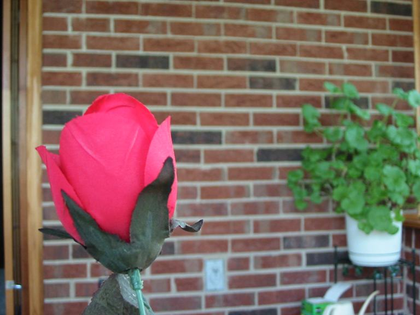
%> input picture baselines/DSIFT-MFIF/sourceimages/flower_1.tif, 420 x 315 px, shrunk from 640 x 480 before the run
$ octave Script.m   (GNU Octave 9; MATLAB toolbox functions it lacks are replaced by stand-ins)
%> lines starting %> are read from the running program, lines starting %| are printed output that depends on the picture; in (x1, y1, x2, y2) boxes, pixels count from 0 and x2, y2 are one past the last pixel; in counts of white or black regions, pixels touching at a corner belong together; the program's own positions count from 1
### baselines/DSIFT-MFIF/DSIFT_Fusion.m
% reference only, not used at runtime
function F = DSIFT_Fusion(A,B,scale,blocksize,matching)

img1=double(A);
img2=double(B);

if size(A,3)>1
    img1_gray=double(rgb2gray(A));
    img2_gray=double(rgb2gray(B));
else
    img1_gray=img1;
    img2_gray=img2;
end

ext_img1=img_extend(img1_gray,scale/4-1);
ext_img2=img_extend(img2_gray,scale/4-1);
dsift1 = DenseSIFT(ext_img1, scale/2, 1);
dsift2 = DenseSIFT(ext_img2, scale/2, 1);

[initMap1,initMap2] = generate_initmap(dsift1,dsift2,blocksize);

if matching==1
    norm_dsift1=DSIFTNormalization(dsift1);
    clear dsift1;
    norm_dsift2=DSIFTNormalization(dsift2);
    clear dsift2;
    finalMap = refine_withmatching(img1_gray,img2_gray,initMap1,initMap2,norm_dsift1,norm_dsift2);
else
    finalMap = refine_withoutmatching(img1_gray,img2_gray,initMap1,initMap2);
end

if size(A,3)>1
    finalMap=repmat(finalMap,[1 1 3]);
end

imgf=img1.*finalMap+img2.*(1-finalMap);
F=uint8(imgf);

### baselines/DSIFT-MFIF/img_extend.m
% reference only, not used at runtime
function extendA=img_extend(A,length)

A=double(A);
[m,n,c]=size(A);
extendA=zeros(m+2*length,n+2*length,c);
for i=1:c
    extendA(length+1:length+m,length+1:length+n,i)=A(:,:,i);
end

### baselines/DSIFT-MFIF/DenseSIFT.m
% reference only, not used at runtime
function [ SIFTFeatureVector,locationX, locationY ] = DenseSIFT( image, nPatchSize, nGridSpacing )
%Function for dense SIFT calculation. Please note that this function is
%edited based on C. Liu's code, which is available on http://people.csail.mit.edu/celiu/ECCV2008/

image = double( image );
image = mean( image, 3 );
image = image / max( image( : ) );

% parameters
nAngleNums = 8;
nBinNums = 4;
nSampleNums = nBinNums * nBinNums;
alpha = 9; %% parameter for attenuation of angles (must be odd)

sigmaGuassian = 1;

angleStep = 2 * pi / nAngleNums;
angles = 0 : angleStep : 2 * pi;
angles( nAngleNums + 1 ) = [ ];

[ nRow nCol ] = size( image );

[ gaussianX, gaussianY ] = genDeltaGaussian( sigmaGuassian );
imageVerticalEdges = filter2( gaussianX, image, 'same' ); % vertical edges
imageHorizontalEdges = filter2( gaussianY, image, 'same' ); % horizontal edges
imageGradientMagnitude = sqrt( imageVerticalEdges.^2 + imageHorizontalEdges.^2 ); % gradient magnitude
imageTheta = atan2( imageHorizontalEdges, imageVerticalEdges );%
imageTheta(  isnan( imageTheta )  ) = 0; % replace illegal result with 0

% descriptor locations
locationX = nPatchSize / 2 : nGridSpacing : nCol - nPatchSize / 2 + 1;
locationY = nPatchSize / 2 : nGridSpacing : nRow - nPatchSize / 2 + 1;

% make orientation images
imageOrientation = zeros( [ nRow, nCol, nAngleNums ], 'single' );

% for each histogram angle
imageCos = cos( imageTheta );
imageSin = sin( imageTheta );

for index = 1 : nAngleNums
    % compute each orientation channel
    tmp = ( imageCos * cos( angles( index ) ) + imageSin * sin( angles( index ) ) ).^ alpha;
    tmp = tmp .* ( tmp > 0 );

    % weight by magnitude
    imageOrientation( :, :, index ) = tmp .* imageGradientMagnitude;
end

% Convolution formulation:
nHalfPatchSize = nPatchSize / 2;
nHalfPatchSizeMinusDotFive = nHalfPatchSize - 0.5;
sampleResolution = nPatchSize / nBinNums;
weightX = abs( ( 1 : nPatchSize ) - nHalfPatchSizeMinusDotFive ) / sampleResolution;
weightX = ( 1 - weightX ) .* ( weightX <= 1 );

for index = 1 : nAngleNums
    imageOrientation( :, :, index ) = conv2( weightX, weightX', imageOrientation( :, :, index ), 'same' );
end

% Sample SIFT bins at valid locations (without boundary artifacts)
% find coordinates of sample points (bin centers)
[ samplePosX, samplePosY ] = meshgrid( linspace( 1, nPatchSize + 1, nBinNums + 1 ) );
samplePosX = samplePosX( 1 : nBinNums, 1 : nBinNums ); samplePosX = samplePosX( : ) - nPatchSize / 2;
samplePosY = samplePosY( 1 : nBinNums, 1 : nBinNums ); samplePosY = samplePosY( : ) - nPatchSize / 2;

SIFTFeatureVector = zeros( [ length( locationY ) length( locationX ) nAngleNums * nSampleNums ] , 'single' );

nOffset = 0;
for n = 1 : nBinNums * nBinNums
    SIFTFeatureVector( :, :, nOffset + 1 : nOffset + nAngleNums ) = imageOrientation( locationY + samplePosY(n), locationX + samplePosX(n), : );
    nOffset = nOffset + nAngleNums;
end

clear imageOrientation


function [ GX, GY ] = genDeltaGaussian( sigma )

% laplacian of size sigma

G = genGaussian(sigma);
[ GX, GY ] = gradient( G );

GX = GX * 2 ./ sum( sum( abs( GX ) ) );
GY = GY * 2 ./ sum( sum( abs( GY ) ) );

function G = genGaussian( sigma )

if all( size( sigma ) == [ 1, 1 ] )
    % isotropic gaussian
    filterWindow = 4 * ceil( sigma ) + 1;
    G = fspecial( 'gaussian', filterWindow, sigma );
else
    % anisotropic gaussian
    filterWindowX = 2 * ceil( sigma( 1 ) ) + 1;
    filterWindowY = 2 * ceil( sigma( 2 ) ) + 1;
    GaussianX = normpdf( -filterWindowX: filterWindowX, 0, sigma( 1 ) );
    GaussianY = normpdf( -filterWindowY: filterWindowY, 0, sigma( 2 ) );
    G = GaussianY' * GaussianX;
end

### baselines/DSIFT-MFIF/generate_initmap.m
% reference only, not used at runtime
function [initMap1,initMap2] = generate_initmap(dsift1,dsift2,blocksize)

s1=sum(dsift1,3);
s2=sum(dsift2,3);

[h,w]=size(s1);
scoreMat1=zeros(h,w);
cntMat=zeros(h,w);
scoreMat2=zeros(h,w);

overlap=blocksize-1;
gridx = 1:blocksize - overlap : w-blocksize+1;
gridy = 1:blocksize - overlap : h-blocksize+1;

for ii = 1:length(gridx)
    for jj = 1:length(gridy)
        xx = gridx(ii);
        yy = gridy(jj);

        block1 = s1(yy:yy+blocksize-1, xx:xx+blocksize-1);
        block2 = s2(yy:yy+blocksize-1, xx:xx+blocksize-1);

        a=sum(sum(block1));
        b=sum(sum(block2));

        if a>b
            score_block1=ones(blocksize,blocksize);
            scoreMat1(yy:yy+blocksize-1, xx:xx+blocksize-1) = scoreMat1(yy:yy+blocksize-1, xx:xx+blocksize-1) + score_block1;
        end

        if b>a
            score_block2=ones(blocksize,blocksize);
            scoreMat2(yy:yy+blocksize-1, xx:xx+blocksize-1) = scoreMat2(yy:yy+blocksize-1, xx:xx+blocksize-1) + score_block2;
        end
        cntMat(yy:yy+blocksize-1, xx:xx+blocksize-1) = cntMat(yy:yy+blocksize-1, xx:xx+blocksize-1) + 1;
    end
end

idx = (cntMat < 1);
cntMat(idx) = 1;

norm_scoreMat1 = scoreMat1./cntMat;
norm_scoreMat2 = scoreMat2./cntMat;
init_map1=zeros(h,w);
init_map2=zeros(h,w);

k=0.99;
init_map1(norm_scoreMat1>k)=1;
init_map2(norm_scoreMat2>k)=1;
area=3600;
tempMap1=bwareaopen(init_map1,area);
tempMap2=bwareaopen(init_map2,area);

tempMap1_1=1-tempMap1;
tempMap2_1=1-tempMap2;

tempMap1_2=bwareaopen(tempMap1_1,area);
tempMap2_2=bwareaopen(tempMap2_1,area);

initMap1=1-tempMap1_2;
initMap2=1-tempMap2_2;

### baselines/DSIFT-MFIF/DSIFTNormalization.m
% reference only, not used at runtime
function norm_SIFTFeatureVector = DSIFTNormalization(SIFTFeatureVector)
%Function for dense SIFT normalization. Please note that this function is
%edited based on C. Liu's code, which is available on http://people.csail.mit.edu/celiu/ECCV2008/

[ nrows, ncols, dimension ] = size( SIFTFeatureVector );

% normalize SIFT descriptors
norm_SIFTFeatureVector = reshape( SIFTFeatureVector, [nrows * ncols dimension ] );
norm_SIFTFeatureVector = SIFTNormalization( norm_SIFTFeatureVector );
norm_SIFTFeatureVector = reshape( norm_SIFTFeatureVector, [ nrows ncols dimension]  );


function SIFTFeatureVector = SIFTNormalization( SIFTFeatureVector )
% normalize SIFT descriptors (after Lowe)

% find indices of descriptors to be normalized (those whose norm is larger than 1)
tmp = sqrt( sum( SIFTFeatureVector.^2, 2 ) );
normalizeIndex = find( tmp > 1 );

SiftFeatureVectorNormed = SIFTFeatureVector( normalizeIndex, : );
SiftFeatureVectorNormed = SiftFeatureVectorNormed ./ repmat( tmp( normalizeIndex, : ), [ 1 size( SIFTFeatureVector, 2 ) ] );

% suppress large gradients
SiftFeatureVectorNormed( SiftFeatureVectorNormed > 0.2 ) = 0.2;

% finally, renormalize to unit length
tmp = sqrt( sum( SiftFeatureVectorNormed.^2, 2 ) );
SiftFeatureVectorNormed = SiftFeatureVectorNormed ./ repmat( tmp, [ 1 size( SIFTFeatureVector, 2 ) ] );

SIFTFeatureVector( normalizeIndex, : ) = SiftFeatureVectorNormed;

### baselines/DSIFT-MFIF/refine_withmatching.m
% reference only, not used at runtime
function fusion_map = refine_withmatching(img1,img2,initMap1,initMap2,norm_dsift1,norm_dsift2)

[h,w]=size(img1);

fusion_map=1*initMap1+0.5*(1-initMap1-initMap2);

r=3;
r2=3;
for j=1:h
    for i=1:w
        if fusion_map(j,i)==0.5 && j>r && j<h-r+1 && i>r && i<w-r+1
            v1=norm_dsift1(j,i,:);
            v2=norm_dsift2(j,i,:);
            b1=norm_dsift1(j-r:j+r,i-r:i+r,:);
            b2=norm_dsift2(j-r:j+r,i-r:i+r,:);

            d1=b2-repmat(v1,2*r+1,2*r+1);
            d2=b1-repmat(v2,2*r+1,2*r+1);

            dis1=sum(d1.*d1,3);
            dis2=sum(d2.*d2,3);

            [miny1, minx1]=find(dis1==min(min(dis1)));
            [miny2, minx2]=find(dis2==min(min(dis2)));

            p1_2_y=j-r+miny1-1;
            p1_2_x=i-r+minx1-1;
            p2_1_y=j-r+miny2-1;
            p2_1_x=i-r+minx2-1;
            p1_2_y=p1_2_y(1);p1_2_x=p1_2_x(1);p2_1_y=p2_1_y(1);p2_1_x=p2_1_x(1);

            if p1_2_y>r2 && p1_2_y<h-r2+1 && p1_2_x>r2 && p1_2_x<w-r2+1 && p2_1_y>r2 && p2_1_y<h-r2+1 && p2_1_x>r2 && p2_1_x<w-r2+1
                fm1=SF(img1(j-r2:j+r2,i-r2:i+r2));
                fm1_2=SF(img2(p1_2_y-r2:p1_2_y+r2,p1_2_x-r2:p1_2_x+r2));
                fm2=SF(img2(j-r2:j+r2,i-r2:i+r2));
                fm2_1=SF(img1(p2_1_y-r2:p2_1_y+r2,p2_1_x-r2:p2_1_x+r2));
                if fm1>fm1_2 && fm2<fm2_1
                    fusion_map(j,i)=1;
                end
                if fm1<fm1_2 && fm2>fm2_1
                    fusion_map(j,i)=0;
                end
            end
        end
    end
end

### baselines/DSIFT-MFIF/Script.m
% reference only, not used at runtime
close all;
clear all;
clc;

A=imread('sourceimages/flower_1.tif');
%> A is the input picture: size 315x420x3 uint8; mean R, G, B 126.6, 105, 96.5
B=imread('sourceimages/flower_2.tif');
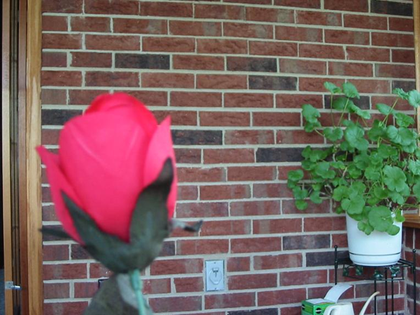
%> input picture baselines/DSIFT-MFIF/sourceimages/flower_2.tif, 420 x 315 px, shrunk from 640 x 480 before the run
%> B is the input picture: size 315x420x3 uint8; mean R, G, B 120.6, 98.2, 95.5

if size(A)~=size(B)
    error('two images are not the same size.');
end

figure,imshow(A);figure,imshow(B);

%key parameters
scale=48;
blocksize=8;
matching=1;

tic;
F=DSIFT_Fusion(A,B,scale,blocksize,matching);
%> call 2 of img_extend, with length = 11
%> after the loop in img_extend (call 2), `for i=1:c`:
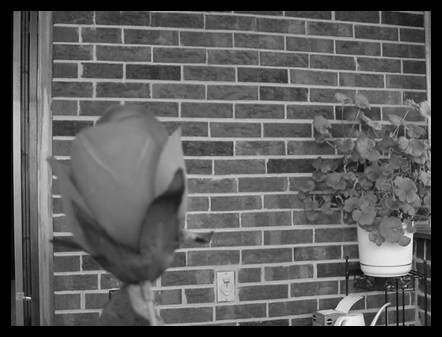
%> extendA: size 337x442 double; min 0, max 240, mean 92.9
%> after the loop in DenseSIFT, `for n = 1 : nBinNums * nBinNums`: nOffset = 128
%> in generate_initmap, `s1=sum(dsift1,3);`:
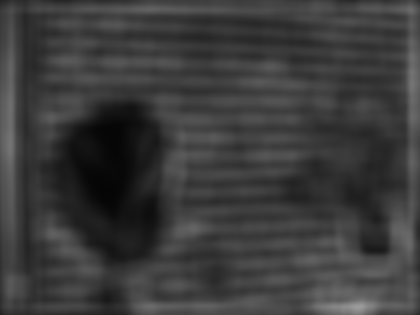
%> s1: size 315x420 single; min 5.44, max 156.1, mean 60.2
%> after the loop in generate_initmap, `for ii = 1:length(gridx)`:
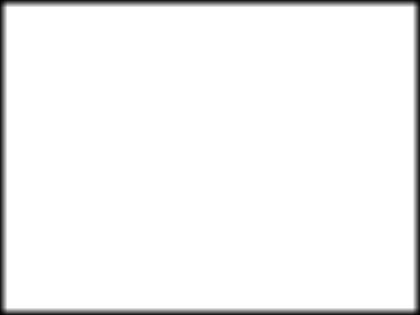
%> cntMat: size 315x420 double; min 1, max 64, mean 61.5; drawn with min black and max white
%> after the loop in generate_initmap, `for ii = 1:length(gridx)`:
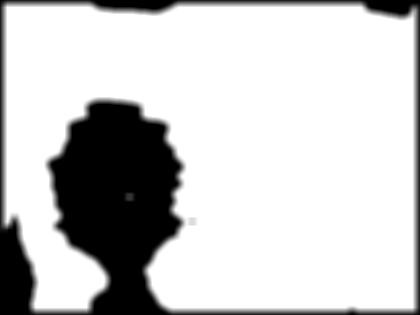
%> scoreMat2: size 315x420 double; min 0, max 64, mean 50.7; drawn with min black and max white
%> after the loop in generate_initmap, `for ii = 1:length(gridx)`: score_block1 = [1 1 1 1 1 1 1 1; 1 1 1 1 1 1 1 1; 1 1 1 1 1 1 1 1; 1 1 1 1 1 1 1 1; 1 1 1 1 1 1 1 1; 1 1 1 1 1 1 1 1; 1 1 1 1 1 1 1 1; 1 1 1 1 1 1 1 1]; score_block2 has the same summary as score_block1
%> in generate_initmap, `idx = (cntMat < 1);`: idx: size 315x420 logical; every value is 0
%> in generate_initmap, `init_map1(norm_scoreMat1>k)=1;`:
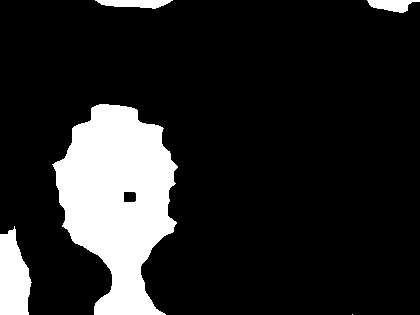
%> init_map1: size 315x420 double; values 0 (black) and 1 (white), 14.9% white; 5 white regions (1 under 20 px), largest, box (x1, y1, x2, y2) and area: (52, 104, 178, 315) 16700, (0, 226, 32, 315) 2104, (95, 0, 173, 9) 486, (367, 0, 420, 13) 434
%> in generate_initmap, `init_map2(norm_scoreMat2>k)=1;`: init_map2: size 315x420 double; values 0 (black) and 1 (white), 79% white; 5 black regions, box (x1, y1, x2, y2) and area: (44, 97, 198, 315) 22243, (0, 212, 39, 315) 3175, (88, 0, 180, 16) 1256, (360, 0, 420, 21) 1034, (345, 305, 360, 315) 140
%> in generate_initmap, `tempMap1=bwareaopen(init_map1,area);`: tempMap1: size 315x420 logical; 12.6% white; 1 white region, box (x1, y1, x2, y2) and area: (52, 104, 178, 315) 16700
%> in generate_initmap, `tempMap1_2=bwareaopen(tempMap1_1,area);`: tempMap1_2: size 315x420 logical; 87.3% white; 1 black region, box (x1, y1, x2, y2) and area: (52, 104, 178, 315) 16818
%> in generate_initmap, `tempMap2_2=bwareaopen(tempMap2_1,area);`:
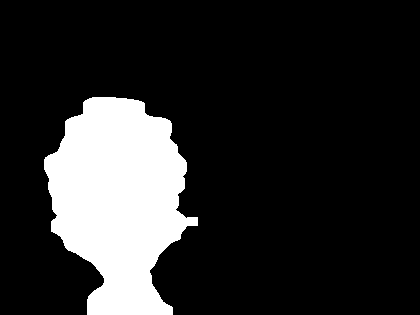
%> tempMap2_2: size 315x420 logical; 16.8% white; 1 white region, box (x1, y1, x2, y2) and area: (44, 97, 198, 315) 22243
%> in SIFTNormalization, `normalizeIndex = find( tmp > 1 );`: normalizeIndex = 131565 values from 1 to 132300
%> after the loop in refine_withmatching, `for j=1:h`: dis1 = [0.389 0.381 0.373 0.366 0.359 0.352 0.346; 0.27 0.265 0.26 0.255 0.251 0.248 0.244; 0.178 0.172 0.167 0.161 0.155 0.151 0.147; 0.0355 0.0312 0.0274 0.0243 0.022 0.0202 0.0188; 0.0673 0.0685 0.0703 0.0729 0.0762 0.0798 0.0838; 0.268 0.272 0.277 0.283 0.289 0.296 0.303; 0.552 0.556 0.56 0.565 0.569 0.573 0.578]; dis2 = [0.214 0.209 0.205 0.201 0.197 0.194 0.191; 0.136 0.133 0.13 0.127 0.124 0.122 0.121; 0.0749 0.0723 0.0703 0.0685 0.0671 0.0661 0.0656; 0.017 0.0189 0.0213 0.0243 0.0276 0.0313 0.0353; 0.17 0.177 0.185 0.193 0.201 0.209 0.217; 0.446 0.454 0.462 0.471 0.479 0.487 0.495; 0.74 0.745 0.749 0.753 0.756 0.76 0.764]; fm1 = 15.85; fm1_2 = 27.39; fm2 = 24.9; fm2_1 = 15.12; minx1 = 7; minx2 = 1; miny1 = 4; p1_2_x = 176; p1_2_y = 312; p2_1_x = 170; p2_1_y = 312; v1 = 128 values, max 0.358 at index 19, min 0 at index 30, mean 0.0387; v2 = 128 values, max 0.345 at index 19, min 0 at index 30, mean 0.0394
toc;

figure,imshow(F);
imwrite(F,'results\fused_dsift.tif');
